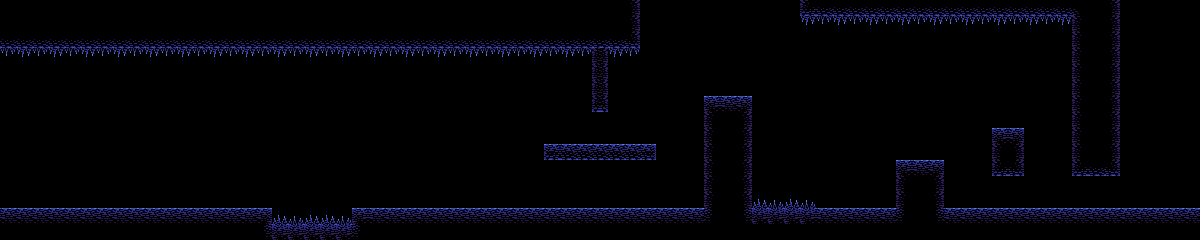

Tiled map render using the project's own tile images. Description and the whole map definition, tile-layer contents included, below:
An orthogonal 75x15 tile map with 16x16 px tiles, 2 tile layers (Ground, Traps) and 4 objects.

<map version="1.2" tiledversion="1.3.1" orientation="orthogonal" renderorder="right-down" compressionlevel="0" width="75" height="15" tilewidth="16" tileheight="16" infinite="0" nextlayerid="4" nextobjectid="5">
 <tileset firstgid="1" source="cave-tiles-blue.tsx" />
 <layer id="1" name="Ground" width="75" height="15">
  <data encoding="csv">
8,8,8,8,8,8,8,8,8,8,8,8,8,8,8,8,8,8,8,8,8,8,8,8,8,8,8,8,8,8,8,8,8,8,8,8,8,8,8,9,0,0,0,0,0,0,0,0,0,0,13,14,14,14,14,14,14,14,14,14,14,14,14,14,14,14,14,6,8,9,0,0,0,0,0,
8,8,8,8,8,8,8,8,8,8,8,8,8,8,8,8,8,8,8,8,8,8,8,8,8,8,8,8,8,8,8,8,8,8,8,8,8,8,8,9,0,0,0,0,0,0,0,0,0,0,0,0,0,0,0,0,0,0,0,0,0,0,0,0,0,0,0,7,8,9,0,0,0,0,0,
27,28,27,28,27,28,27,28,27,28,27,28,27,28,27,28,27,28,27,28,27,28,27,28,27,28,27,28,27,28,27,28,27,28,27,28,27,27,27,15,0,0,0,0,0,0,0,0,0,0,0,0,0,0,0,0,0,0,0,0,0,0,0,0,0,0,0,7,8,9,0,0,0,0,0,
0,0,0,0,0,0,0,0,0,0,0,0,0,0,0,0,0,0,0,0,0,0,0,0,0,0,0,0,0,0,0,0,0,0,0,0,0,10,0,0,0,0,0,0,0,0,0,0,0,0,0,0,0,0,0,0,0,0,0,0,0,0,0,0,0,0,0,7,8,9,0,0,0,0,0,
0,0,0,0,0,0,0,0,0,0,0,0,0,0,0,0,0,0,0,0,0,0,0,0,0,0,0,0,0,0,0,0,0,0,0,0,0,10,0,0,0,0,0,0,0,0,0,0,0,0,0,0,0,0,0,0,0,0,0,0,0,0,0,0,0,0,0,7,8,9,0,0,0,0,0,
0,0,0,0,0,0,0,0,0,0,0,0,0,0,0,0,0,0,0,0,0,0,0,0,0,0,0,0,0,0,0,0,0,0,0,0,0,10,0,0,0,0,0,0,0,0,0,0,0,0,0,0,0,0,0,0,0,0,0,0,0,0,0,0,0,0,0,7,8,9,0,0,0,0,0,
0,0,0,0,0,0,0,0,0,0,0,0,0,0,0,0,0,0,0,0,0,0,0,0,0,0,0,0,0,0,0,0,0,0,0,0,0,16,0,0,0,0,0,0,1,2,3,0,0,0,0,0,0,0,0,0,0,0,0,0,0,0,0,0,0,0,0,7,8,9,0,0,0,0,0,
0,0,0,0,0,0,0,0,0,0,0,0,0,0,0,0,0,0,0,0,0,0,0,0,0,0,0,0,0,0,0,0,0,0,0,0,0,0,0,0,0,0,0,0,7,8,9,0,0,0,0,0,0,0,0,0,0,0,0,0,0,0,0,0,0,0,0,7,8,9,0,0,0,0,0,
0,0,0,0,0,0,0,0,0,0,0,0,0,0,0,0,0,0,0,0,0,0,0,0,0,0,0,0,0,0,0,0,0,0,0,0,0,0,0,0,0,0,0,0,7,8,9,0,0,0,0,0,0,0,0,0,0,0,0,0,0,0,1,3,0,0,0,7,8,9,0,0,0,0,0,
0,0,0,0,0,0,0,0,0,0,0,0,0,0,0,0,0,0,0,0,0,0,0,0,0,0,0,0,0,0,0,0,0,0,19,20,20,20,20,20,21,0,0,0,7,8,9,0,0,0,0,0,0,0,0,0,0,0,0,0,0,0,7,9,0,0,0,7,8,9,0,0,0,0,0,
0,0,0,0,0,0,0,0,0,0,0,0,0,0,0,0,0,0,0,0,0,0,0,0,0,0,0,0,0,0,0,0,0,0,0,0,0,0,0,0,0,0,0,0,7,8,9,0,0,0,0,0,0,0,0,0,1,2,3,0,0,0,13,15,0,0,0,13,14,15,0,0,0,0,0,
0,0,0,0,0,0,0,0,0,0,0,0,0,0,0,0,0,0,0,0,0,0,0,0,0,0,0,0,0,0,0,0,0,0,0,0,0,0,0,0,0,0,0,0,7,8,9,0,0,0,0,0,0,0,0,0,7,8,9,0,0,0,0,0,0,0,0,0,0,0,0,0,0,0,0,
0,0,0,0,0,0,0,0,0,0,0,0,0,0,0,0,0,0,0,0,0,0,0,0,0,0,0,0,0,0,0,0,0,0,0,0,0,0,0,0,0,0,0,0,7,8,9,0,0,0,0,0,0,0,0,0,7,8,9,0,0,0,0,0,0,0,0,0,0,0,0,0,0,0,0,
2,2,2,2,2,2,2,2,2,2,2,2,2,2,2,2,3,0,0,0,0,0,1,2,2,2,2,2,2,2,2,2,2,2,2,2,2,2,2,2,2,2,2,2,12,8,11,2,2,2,2,2,2,2,2,2,12,8,11,2,2,2,2,2,2,2,2,2,2,2,2,2,2,2,2,
8,8,8,8,8,8,8,8,8,8,8,8,8,8,8,8,11,31,32,31,32,31,12,8,8,8,8,8,8,8,8,8,8,8,8,8,8,8,8,8,8,8,8,8,8,8,8,8,8,8,8,8,8,8,8,8,8,8,8,8,8,8,8,8,8,8,8,8,8,8,8,8,8,8,8
</data>
 </layer>
 <layer id="3" name="Traps" width="75" height="15">
  <data encoding="csv">
0,0,0,0,0,0,0,0,0,0,0,0,0,0,0,0,0,0,0,0,0,0,0,0,0,0,0,0,0,0,0,0,0,0,0,0,0,0,0,0,0,0,0,0,0,0,0,0,0,0,0,0,0,0,0,0,0,0,0,0,0,0,0,0,0,0,0,0,0,0,0,0,0,0,0,
0,0,0,0,0,0,0,0,0,0,0,0,0,0,0,0,0,0,0,0,0,0,0,0,0,0,0,0,0,0,0,0,0,0,0,0,0,0,0,0,0,0,0,0,0,0,0,0,0,0,33,34,33,34,33,34,33,34,33,34,33,34,33,34,33,34,33,0,0,0,0,0,0,0,0,
0,0,0,0,0,0,0,0,0,0,0,0,0,0,0,0,0,0,0,0,0,0,0,0,0,0,0,0,0,0,0,0,0,0,0,0,0,0,0,0,0,0,0,0,0,0,0,0,0,0,0,0,0,0,0,0,0,0,0,0,0,0,0,0,0,0,0,0,0,0,0,0,0,0,0,
34,33,34,33,34,33,34,33,34,33,34,33,34,33,34,33,34,33,34,33,34,33,34,33,34,33,34,33,34,33,34,33,34,33,34,33,34,0,33,34,0,0,0,0,0,0,0,0,0,0,0,0,0,0,0,0,0,0,0,0,0,0,0,0,0,0,0,0,0,0,0,0,0,0,0,
0,0,0,0,0,0,0,0,0,0,0,0,0,0,0,0,0,0,0,0,0,0,0,0,0,0,0,0,0,0,0,0,0,0,0,0,0,0,0,0,0,0,0,0,0,0,0,0,0,0,0,0,0,0,0,0,0,0,0,0,0,0,0,0,0,0,0,0,0,0,0,0,0,0,0,
0,0,0,0,0,0,0,0,0,0,0,0,0,0,0,0,0,0,0,0,0,0,0,0,0,0,0,0,0,0,0,0,0,0,0,0,0,0,0,0,0,0,0,0,0,0,0,0,0,0,0,0,0,0,0,0,0,0,0,0,0,0,0,0,0,0,0,0,0,0,0,0,0,0,0,
0,0,0,0,0,0,0,0,0,0,0,0,0,0,0,0,0,0,0,0,0,0,0,0,0,0,0,0,0,0,0,0,0,0,0,0,0,0,0,0,0,0,0,0,0,0,0,0,0,0,0,0,0,0,0,0,0,0,0,0,0,0,0,0,0,0,0,0,0,0,0,0,0,0,0,
0,0,0,0,0,0,0,0,0,0,0,0,0,0,0,0,0,0,0,0,0,0,0,0,0,0,0,0,0,0,0,0,0,0,0,0,0,0,0,0,0,0,0,0,0,0,0,0,0,0,0,0,0,0,0,0,0,0,0,0,0,0,0,0,0,0,0,0,0,0,0,0,0,0,0,
0,0,0,0,0,0,0,0,0,0,0,0,0,0,0,0,0,0,0,0,0,0,0,0,0,0,0,0,0,0,0,0,0,0,0,0,0,0,0,0,0,0,0,0,0,0,0,0,0,0,0,0,0,0,0,0,0,0,0,0,0,0,0,0,0,0,0,0,0,0,0,0,0,0,0,
0,0,0,0,0,0,0,0,0,0,0,0,0,0,0,0,0,0,0,0,0,0,0,0,0,0,0,0,0,0,0,0,0,0,0,0,0,0,0,0,0,0,0,0,0,0,0,0,0,0,0,0,0,0,0,0,0,0,0,0,0,0,0,0,0,0,0,0,0,0,0,0,0,0,0,
0,0,0,0,0,0,0,0,0,0,0,0,0,0,0,0,0,0,0,0,0,0,0,0,0,0,0,0,0,0,0,0,0,0,0,0,0,0,0,0,0,0,0,0,0,0,0,0,0,0,0,0,0,0,0,0,0,0,0,0,0,0,0,0,0,0,0,0,0,0,0,0,0,0,0,
0,0,0,0,0,0,0,0,0,0,0,0,0,0,0,0,0,0,0,0,0,0,0,0,0,0,0,0,0,0,0,0,0,0,0,0,0,0,0,0,0,0,0,0,0,0,0,0,0,0,0,0,0,0,0,0,0,0,0,0,0,0,0,0,0,0,0,0,0,0,0,0,0,0,0,
0,0,0,0,0,0,0,0,0,0,0,0,0,0,0,0,0,0,0,0,0,0,0,0,0,0,0,0,0,0,0,0,0,0,0,0,0,0,0,0,0,0,0,0,0,0,0,25,26,25,26,0,0,0,0,0,0,0,0,0,0,0,0,0,0,0,0,0,0,0,0,0,0,0,0,
0,0,0,0,0,0,0,0,0,0,0,0,0,0,0,0,0,25,26,25,25,26,0,0,0,0,0,0,0,0,0,0,0,0,0,0,0,0,0,0,0,0,0,0,0,0,0,31,32,31,32,0,0,0,0,0,0,0,0,0,0,0,0,0,0,0,0,0,0,0,0,0,0,0,0,
0,0,0,0,0,0,0,0,0,0,0,0,0,0,0,0,0,0,0,0,0,0,0,0,0,0,0,0,0,0,0,0,0,0,0,0,0,0,0,0,0,0,0,0,0,0,0,0,0,0,0,0,0,0,0,0,0,0,0,0,0,0,0,0,0,0,0,0,0,0,0,0,0,0,0
</data>
 </layer>
 <objectgroup id="2" name="Items">
  <object id="1" template="Arcade Token.tx" x="628.885" y="104.295" />
  <object id="2" template="Purpe Business Card.tx" x="571.128" y="98.9612" />
  <object id="3" template="Arcade Token.tx" x="727.254" y="31.745" />
  <object id="4" template="Mike Start.tx" x="40.615" y="195.342" />
 </objectgroup>
</map>
